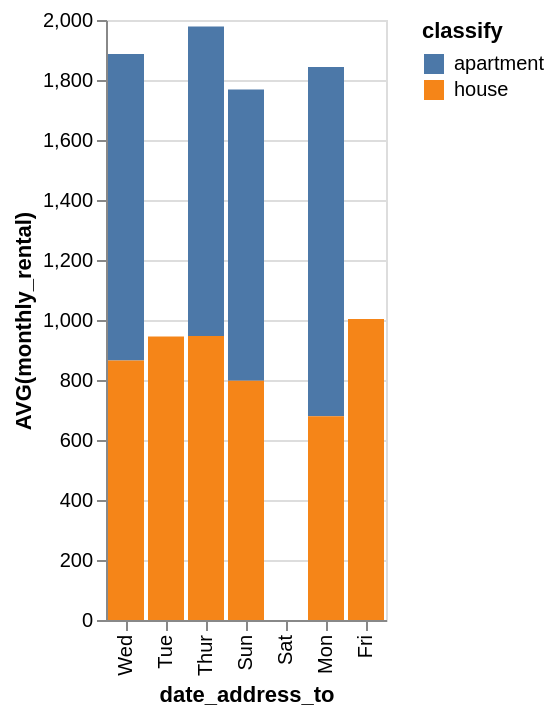

Vega-Lite specification stored for this chart:
### Vega-Lite specification from a JSON file in a GitHub repository (floating-point values rounded to 4 significant figures)
{"data": {"values": [{"x_data": "Mon", "y_data": 1164.0, "classify": "apartment"}, {"x_data": "Tue", "y_data": 0, "classify": "apartment"}, {"x_data": "Wed", "y_data": 1022.0, "classify": "apartment"}, {"x_data": "Thur", "y_data": 1032, "classify": "apartment"}, {"x_data": "Fri", "y_data": 0, "classify": "apartment"}, {"x_data": "Sat", "y_data": 0, "classify": "apartment"}, {"x_data": "Sun", "y_data": 970.5, "classify": "apartment"}, {"x_data": "Mon", "y_data": 679, "classify": "house"}, {"x_data": "Tue", "y_data": 944.7, "classify": "house"}, {"x_data": "Wed", "y_data": 865, "classify": "house"}, {"x_data": "Thur", "y_data": 946.5, "classify": "house"}, {"x_data": "Fri", "y_data": 1004.0, "classify": "house"}, {"x_data": "Sat", "y_data": 0, "classify": "house"}, {"x_data": "Sun", "y_data": 797.8, "classify": "house"}]}, "mark": "bar", "encoding": {"x": {"field": "x_data", "type": "nominal", "title": "date_address_to", "sort": "descending"}, "y": {"field": "y_data", "type": "quantitative", "title": "AVG(monthly_rental)"}, "color": {"field": "classify"}}}
